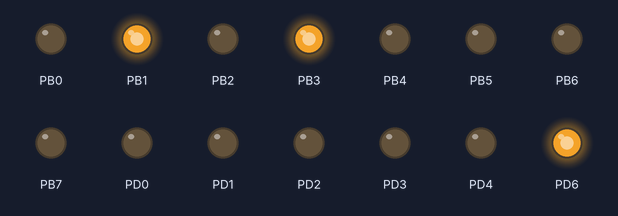
The program below on a simulated ATmega328P, built with avr-gcc and emulated at 8 MHz. Shown: output pins drawn as LEDs (lit = HIGH).

Above: at 0.25 s.
At 5.25 s:
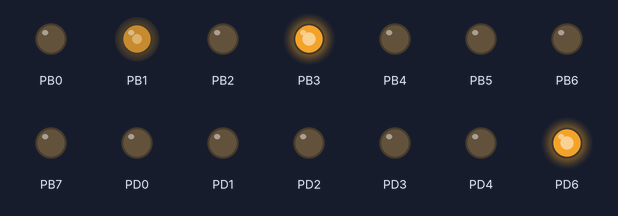
At 10.25 s:
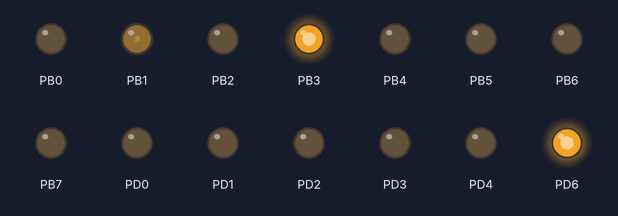
At 20.1 s:
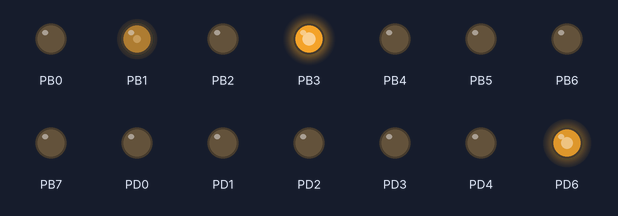
At 30.1 s:
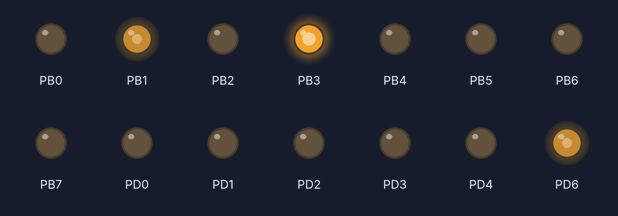
At 39.75 s:
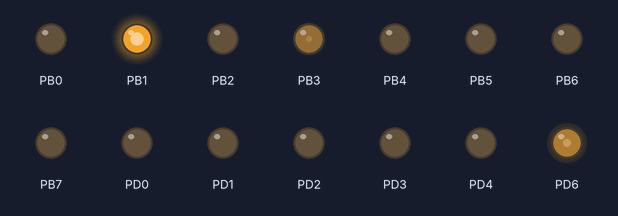
Timing chart, 0 to 40.0 s (numbered marks = the images above):
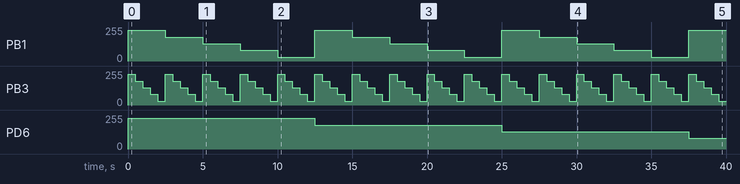

The program:

main.c
```c
/*
 * DA4.c
 *
 * Created: 4/9/2016 8:31:48 PM
 * Author : Brandon
 */

#define F_CPU 8000000UL //8 MHz
#include <avr/io.h>
#include <util/delay.h>

int main ()
{
	unsigned int i, j, k;	// used to update duty cycles

	DDRD = 0xFF;
	DDRB = 0xFF;			// output mode

	OCR0A = 25; // 10% duty start
	TCCR0A = 1<<COM0A1|1<<COM0A0|1<<WGM00; // PWM mode, set/reset on OCRxA
	TCCR0B = 0<<WGM02 |0<<CS02|0<<CS01|1<<CS00;   // PWM mode with 1 pre scalar

	OCR1A = 25; // 10% duty start
	TCCR1A = 1<<COM1A1|1<<COM1A0|1<<WGM10|0<<WGM11; // PWM mode, set/reset on OCRxA
	TCCR1B = 0<<WGM13 |0<<CS02|0<<CS01|1<<CS00;   // PWM mode with 1 pre scalar

	OCR2A = 25; // 10% duty start
	TCCR2A = 1<<COM2A1|1<<COM2A0|1<<WGM20; // PWM mode, set/reset on OCRxA
	TCCR2B = 0<<WGM22 |0<<CS02|0<<CS01|1<<CS00;   // PWM mode with 1 pre scalar

	while (1)
	{
		for(i = 25; i < 230; i+= 50)
		{
			OCR0A = i; // update OCRxA to approach 100% duty cycle

			for(j = 25; j < 230; j+= 50)
			{
				OCR1A = j; // update OCRxA to approach 100% duty cycle

				for(k = 25; k < 230; k+= 50)
				{
					OCR2A = k; // update OCRxA to approach 100% duty cycle
					_delay_ms(500); // hold color
				}
			}
		}
	}

	return 0;
}
```

Measured:
- by itself, PB1: repeats every 12.5 s: 180/255 2.5 s, 130/255 2.5 s, 80/255 2.5 s, 30/255 2.5 s, 230/255 2.5 s
- by itself, PB3: repeats every 2.5 s: 180/255 0.50 s, 130/255 0.50 s, 80/255 0.50 s, 30/255 0.50 s, 230/255 0.50 s
- by itself, PD6: 0/255 → 230/255 at 0.00 s, → 180/255 12.5 s later, → 130/255 12.5 s later, → 80/255 12.5 s later
